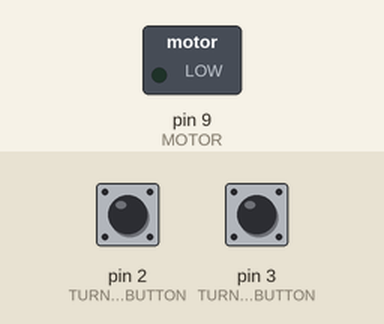
Recording of a sketch running on a simulated Arduino Uno, built with avr-gcc and run on an emulated ATmega328P. Shown: switched loads named in the sketch (green lamp = pin HIGH). The inputs (shaded band) are chosen by the test bench; at power-on: pin 3 (TURN_ON_BUTTON) LOW, pin 2 (TURN_OFF_BUTTON) HIGH.

Above: at 5.0 s.
5.1 s: pin 3 (TURN_ON_BUTTON) pulled HIGH for 0.15 s
At 6.1 s:
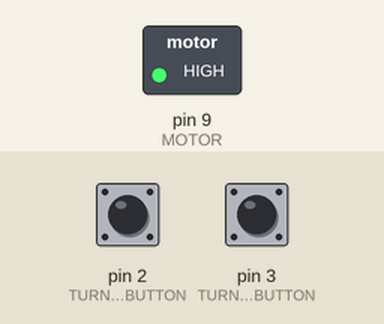
6.7 s: pin 2 (TURN_OFF_BUTTON) pulled LOW for 0.15 s
At 7.3 s:
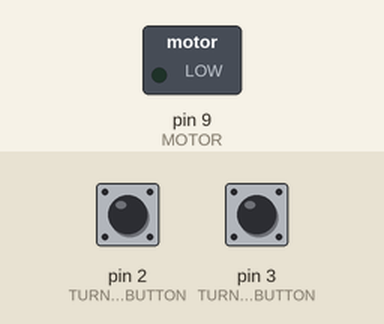
8.3 s: pin 3 (TURN_ON_BUTTON) pulled HIGH for 1 s
At 9.7 s:
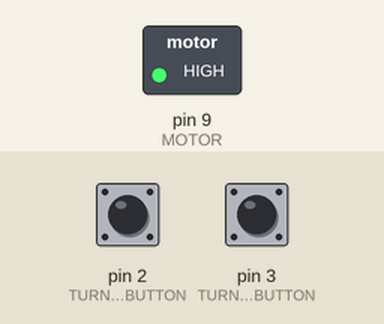
Timing chart, 0 to 11.3 s (numbered marks = the images above; inputs shaded):
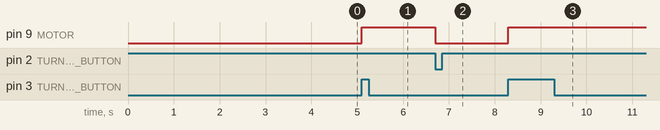

Measured:
- after the input at 5.1 s, pin 9 (MOTOR): LOW → HIGH at once
- after the input at 6.7 s, pin 9 (MOTOR): HIGH → LOW at once
- after the input at 8.3 s, pin 9 (MOTOR): LOW → HIGH at once

The sketch:

circuit.ino
```cpp
#define TURN_ON_BUTTON (1 << PD3)
#define TURN_OFF_BUTTON (1 << PD2)

#define MOTOR (1 << PB1)

int main() {
  DDRB = MOTOR;

  PORTD |= TURN_OFF_BUTTON;
  PORTB &= ~MOTOR;

  // interrupt coinfiguration INT0 (PD2) and INT1 (PD3)
  EICRA = (1 << ISC01) + (0 << ISC00) + (1 << ISC11) + (1 << ISC10);
  EIMSK = (1 << INT1) + (1 << INT0);

  sei();

  for (;;) {

  }
}

ISR(INT0_vect) {
  PORTB &= ~MOTOR;
}

ISR(INT1_vect) {
  PORTB |= MOTOR;
}
```
